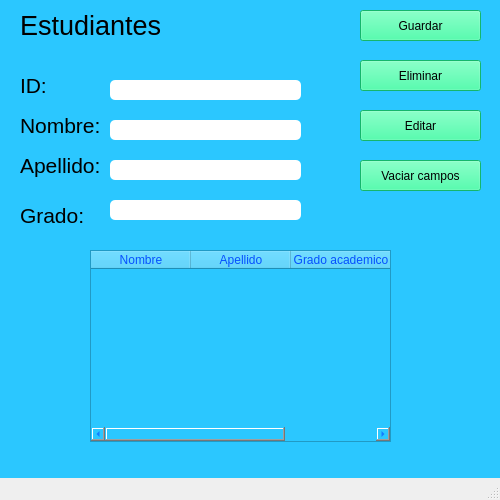
<?xml version="1.0" encoding="UTF-8"?>
<ui version="4.0">
 <class>MainWindow</class>
 <widget class="QMainWindow" name="MainWindow">
  <property name="geometry">
   <rect>
    <x>0</x>
    <y>0</y>
    <width>500</width>
    <height>500</height>
   </rect>
  </property>
  <property name="minimumSize">
   <size>
    <width>500</width>
    <height>500</height>
   </size>
  </property>
  <property name="maximumSize">
   <size>
    <width>500</width>
    <height>500</height>
   </size>
  </property>
  <property name="windowTitle">
   <string>MainWindow</string>
  </property>
  <property name="styleSheet">
   <string notr="true">color: rgb(5, 80, 255);
</string>
  </property>
  <widget class="QWidget" name="centralwidget">
   <property name="styleSheet">
    <string notr="true">background-color: rgb(43, 199, 255);</string>
   </property>
   <widget class="QLabel" name="label">
    <property name="geometry">
     <rect>
      <x>20</x>
      <y>70</y>
      <width>31</width>
      <height>31</height>
     </rect>
    </property>
    <property name="styleSheet">
     <string notr="true">color: rgb(0, 0, 0);</string>
    </property>
    <property name="text">
     <string>&lt;html&gt;&lt;head/&gt;&lt;body&gt;&lt;p&gt;&lt;span style=&quot; font-size:16pt;&quot;&gt;ID:&lt;/span&gt;&lt;/p&gt;&lt;/body&gt;&lt;/html&gt;</string>
    </property>
   </widget>
   <widget class="QLabel" name="label_2">
    <property name="geometry">
     <rect>
      <x>20</x>
      <y>110</y>
      <width>121</width>
      <height>31</height>
     </rect>
    </property>
    <property name="styleSheet">
     <string notr="true">color: rgb(0, 0, 0);</string>
    </property>
    <property name="text">
     <string>&lt;html&gt;&lt;head/&gt;&lt;body&gt;&lt;p&gt;&lt;span style=&quot; font-size:16pt;&quot;&gt;Nombre:&lt;/span&gt;&lt;/p&gt;&lt;/body&gt;&lt;/html&gt;</string>
    </property>
   </widget>
   <widget class="QPushButton" name="BT_Guardar">
    <property name="geometry">
     <rect>
      <x>360</x>
      <y>10</y>
      <width>121</width>
      <height>31</height>
     </rect>
    </property>
    <property name="styleSheet">
     <string notr="true">color: rgb(0, 0, 0);
background-color: rgb(29, 255, 150);</string>
    </property>
    <property name="text">
     <string>Guardar</string>
    </property>
   </widget>
   <widget class="QLineEdit" name="Line_Nombre">
    <property name="geometry">
     <rect>
      <x>110</x>
      <y>120</y>
      <width>191</width>
      <height>20</height>
     </rect>
    </property>
    <property name="styleSheet">
     <string notr="true">background-color: rgb(255, 255, 255);
color: rgb(0, 0, 0);
border-radius: 5px;</string>
    </property>
   </widget>
   <widget class="QLineEdit" name="Line_Id">
    <property name="geometry">
     <rect>
      <x>110</x>
      <y>80</y>
      <width>191</width>
      <height>20</height>
     </rect>
    </property>
    <property name="styleSheet">
     <string notr="true">background-color: rgb(255, 255, 255);
color: rgb(0, 0, 0);
border-radius: 5px;</string>
    </property>
    <property name="text">
     <string/>
    </property>
   </widget>
   <widget class="QPushButton" name="BT_Eliminar">
    <property name="geometry">
     <rect>
      <x>360</x>
      <y>60</y>
      <width>121</width>
      <height>31</height>
     </rect>
    </property>
    <property name="styleSheet">
     <string notr="true">color: rgb(0, 0, 0);
background-color: rgb(29, 255, 150);</string>
    </property>
    <property name="text">
     <string>Eliminar</string>
    </property>
   </widget>
   <widget class="QPushButton" name="BT_Editar">
    <property name="geometry">
     <rect>
      <x>360</x>
      <y>110</y>
      <width>121</width>
      <height>31</height>
     </rect>
    </property>
    <property name="styleSheet">
     <string notr="true">color: rgb(0, 0, 0);
background-color: rgb(29, 255, 150);</string>
    </property>
    <property name="text">
     <string>Editar</string>
    </property>
   </widget>
   <widget class="QPushButton" name="BT_Limpiar">
    <property name="geometry">
     <rect>
      <x>360</x>
      <y>160</y>
      <width>121</width>
      <height>31</height>
     </rect>
    </property>
    <property name="styleSheet">
     <string notr="true">color: rgb(0, 0, 0);
background-color: rgb(29, 255, 150);</string>
    </property>
    <property name="text">
     <string>Vaciar campos</string>
    </property>
   </widget>
   <widget class="QLabel" name="label_4">
    <property name="geometry">
     <rect>
      <x>20</x>
      <y>10</y>
      <width>241</width>
      <height>31</height>
     </rect>
    </property>
    <property name="styleSheet">
     <string notr="true">color: rgb(0, 0, 0);</string>
    </property>
    <property name="text">
     <string>&lt;html&gt;&lt;head/&gt;&lt;body&gt;&lt;p&gt;&lt;span style=&quot; font-size:20pt;&quot;&gt;Estudiantes&lt;/span&gt;&lt;/p&gt;&lt;/body&gt;&lt;/html&gt;</string>
    </property>
   </widget>
   <widget class="QTableWidget" name="TB_Estudiantes">
    <property name="geometry">
     <rect>
      <x>90</x>
      <y>250</y>
      <width>301</width>
      <height>192</height>
     </rect>
    </property>
    <column>
     <property name="text">
      <string>Nombre</string>
     </property>
    </column>
    <column>
     <property name="text">
      <string>Apellido</string>
     </property>
    </column>
    <column>
     <property name="text">
      <string>Grado academico</string>
     </property>
    </column>
   </widget>
   <widget class="QLabel" name="label_3">
    <property name="geometry">
     <rect>
      <x>20</x>
      <y>150</y>
      <width>81</width>
      <height>31</height>
     </rect>
    </property>
    <property name="styleSheet">
     <string notr="true">color: rgb(0, 0, 0);</string>
    </property>
    <property name="text">
     <string>&lt;html&gt;&lt;head/&gt;&lt;body&gt;&lt;p&gt;&lt;span style=&quot; font-size:16pt;&quot;&gt;Apellido:&lt;/span&gt;&lt;/p&gt;&lt;/body&gt;&lt;/html&gt;</string>
    </property>
   </widget>
   <widget class="QLabel" name="label_5">
    <property name="geometry">
     <rect>
      <x>20</x>
      <y>200</y>
      <width>81</width>
      <height>31</height>
     </rect>
    </property>
    <property name="styleSheet">
     <string notr="true">color: rgb(0, 0, 0);</string>
    </property>
    <property name="text">
     <string>&lt;html&gt;&lt;head/&gt;&lt;body&gt;&lt;p&gt;&lt;span style=&quot; font-size:16pt;&quot;&gt;Grado:&lt;/span&gt;&lt;/p&gt;&lt;/body&gt;&lt;/html&gt;</string>
    </property>
   </widget>
   <widget class="QLineEdit" name="Line_Apellido">
    <property name="geometry">
     <rect>
      <x>110</x>
      <y>160</y>
      <width>191</width>
      <height>20</height>
     </rect>
    </property>
    <property name="styleSheet">
     <string notr="true">background-color: rgb(255, 255, 255);
color: rgb(0, 0, 0);
border-radius: 5px;</string>
    </property>
   </widget>
   <widget class="QLineEdit" name="Line_Grado">
    <property name="geometry">
     <rect>
      <x>110</x>
      <y>200</y>
      <width>191</width>
      <height>20</height>
     </rect>
    </property>
    <property name="styleSheet">
     <string notr="true">background-color: rgb(255, 255, 255);
color: rgb(0, 0, 0);
border-radius: 5px;</string>
    </property>
   </widget>
  </widget>
  <widget class="QMenuBar" name="menubar">
   <property name="geometry">
    <rect>
     <x>0</x>
     <y>0</y>
     <width>500</width>
     <height>21</height>
    </rect>
   </property>
  </widget>
  <widget class="QStatusBar" name="statusbar"/>
 </widget>
 <resources/>
 <connections/>
</ui>
